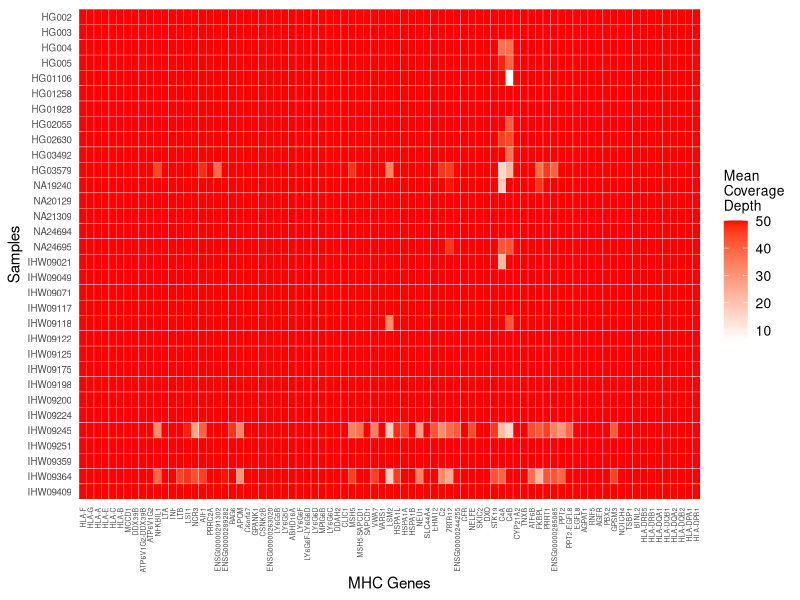
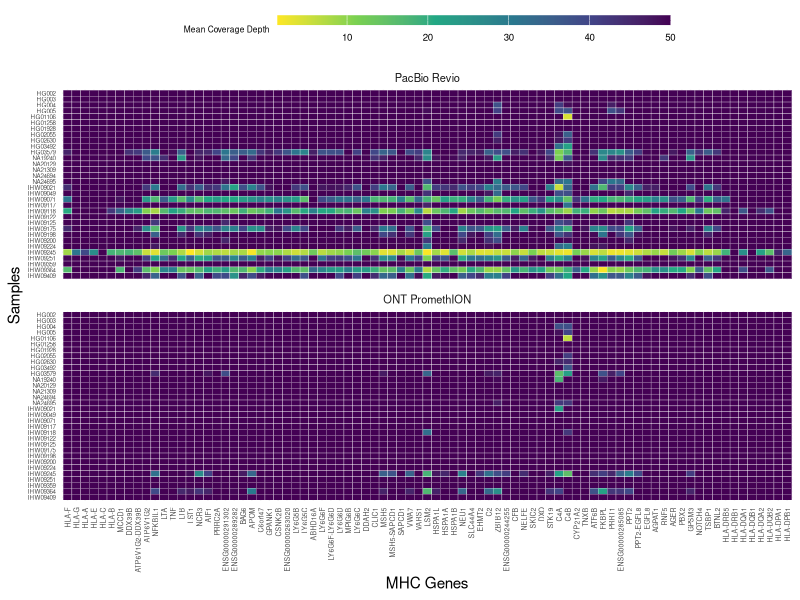
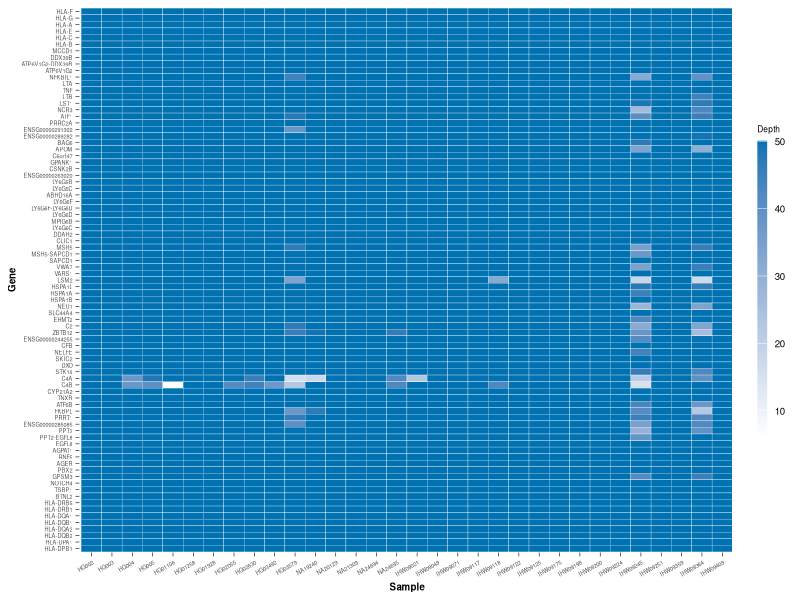
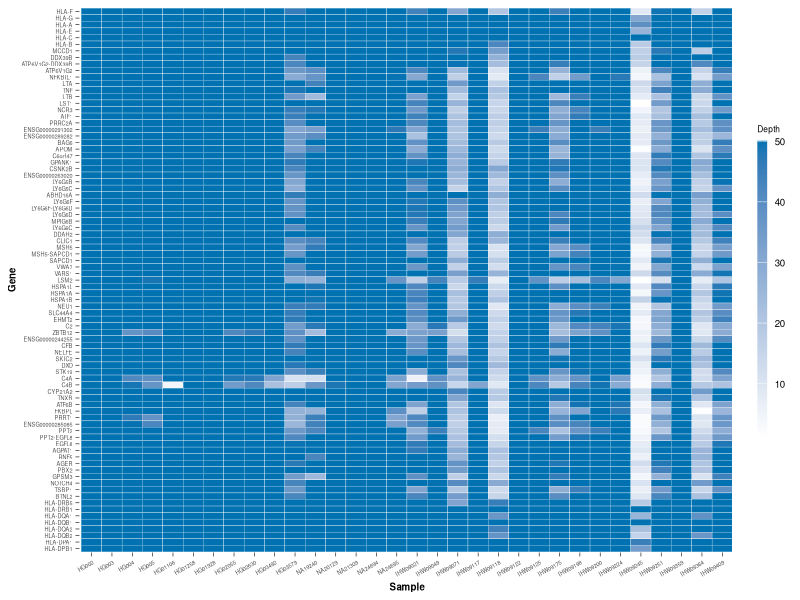
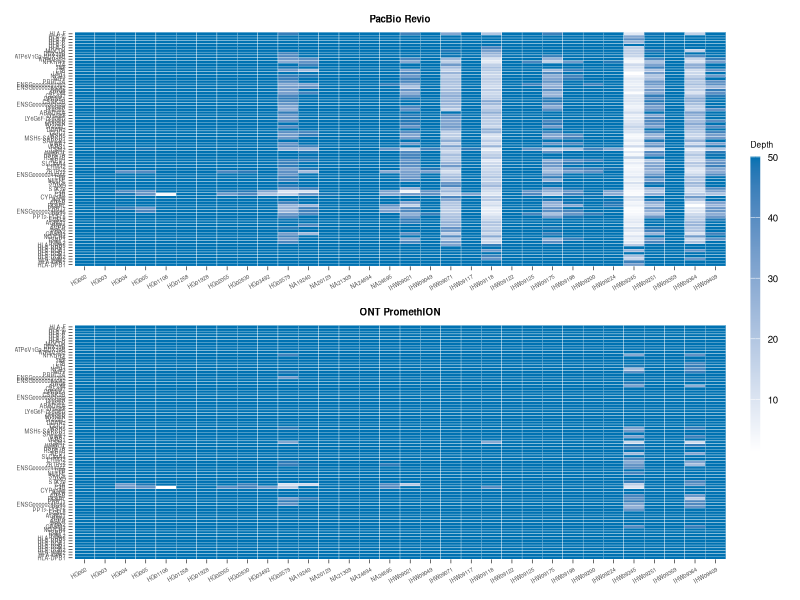
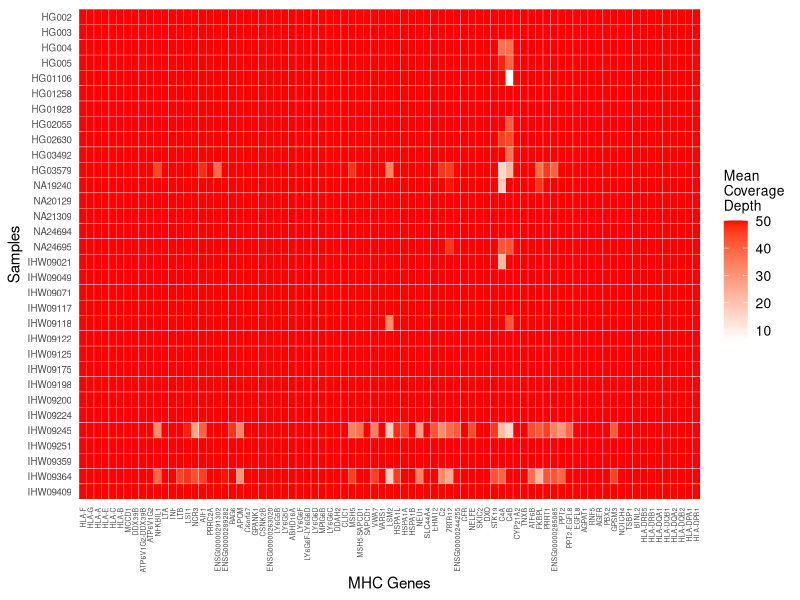
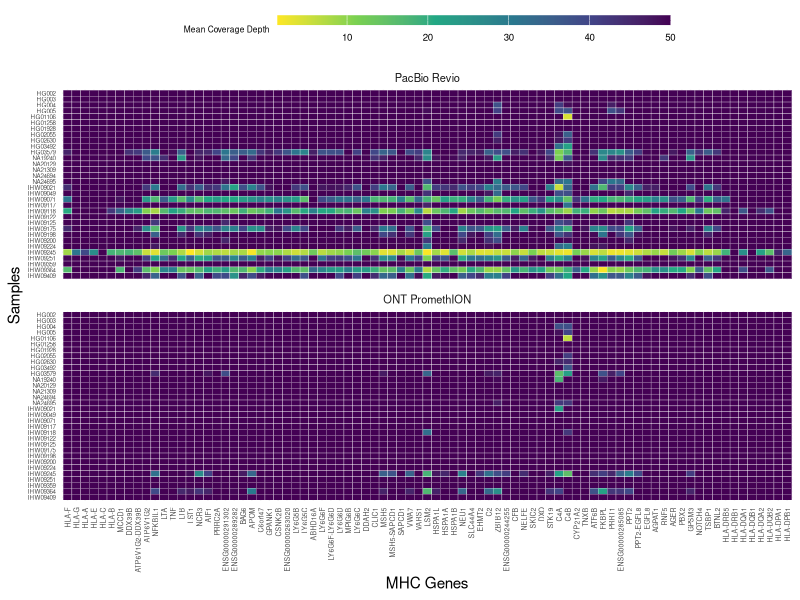
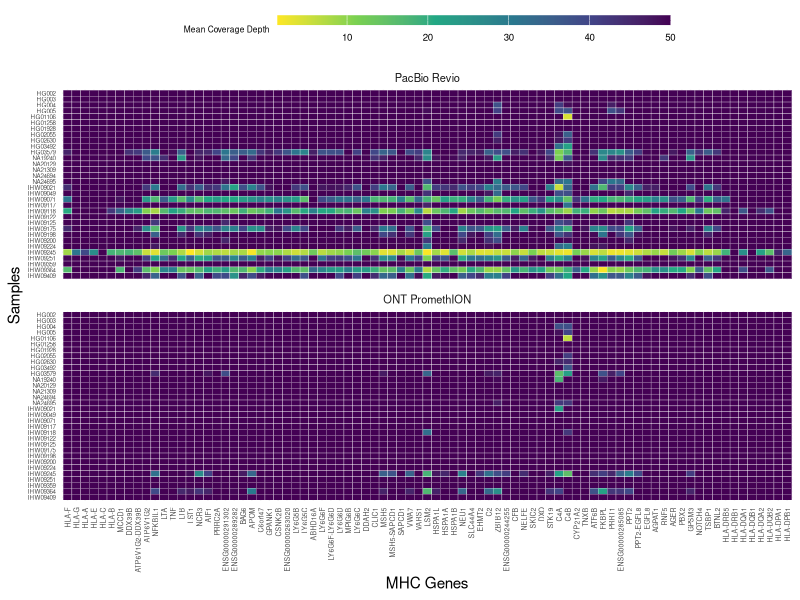

These charts were generated, in order, by the following R code:
library(tidyr)
library(ggplot2)
library(viridis)
library(patchwork)

setwd("/Users/matt/Documents/GitHub/mhc/scripts/visualizations/heat_map/")

# Read the data
#data <- read.table("pacbio_genes.txt", header = TRUE, sep = "\t", stringsAsFactors = FALSE)
#data <- read.table("revio_gene_coverage_depth.tsv", header = TRUE, sep = "\t", stringsAsFactors = FALSE)
data <- read.table("promethion_gene_coverage_depth.tsv", header = TRUE, sep = "\t", stringsAsFactors = FALSE)

# Handle duplicate gene names
rownames(data) <- make.unique(data[, 1])  # Ensure unique gene names
gene_order <- rownames(data)              # Store the original gene order
data <- data[, -1]                        # Remove the first column (gene names)

# Transpose the data so genes are columns and samples are rows
heatmap_data <- t(as.matrix(data))        # Transpose the matrix
heatmap_data[heatmap_data > 50] <- 50
sample_order <- rev(rownames(heatmap_data))  # Reverse the sample order

# Convert to a data frame for ggplot
df <- as.data.frame(heatmap_data)
df$Sample <- rownames(heatmap_data)       # Add sample names as a column

# Pivot to long format for ggplot
df_long <- pivot_longer(
  df,
  cols = -Sample,                  # All columns except "Sample"
  names_to = "Gene",               # Gene names
  values_to = "Depth"              # Depth values
)

# Ensure Samples and Genes retain their original order
df_long$Sample <- factor(df_long$Sample, levels = sample_order)  # Reverse sample order
df_long$Gene <- factor(df_long$Gene, levels = gene_order)

# Plot the heatmap with right-aligned gene labels
figure <- ggplot(df_long, aes(x = Gene, y = Sample, fill = Depth)) +
  geom_tile(color = "white") +
  scale_fill_gradient(low = "white", high = "red") +
  theme_minimal() +
  theme(
    axis.text.x = element_text(size = 5, angle = 90, hjust = 1, vjust = 0.5),  # Right-align x-axis labels
    axis.ticks.x = element_blank(),                               # Remove x-axis ticks
    axis.text.y = element_text(size = 7),                        # Adjust y-axis text size
    panel.grid = element_blank(),                                 # Remove gridlines
    legend.title = element_text(size = 10),                       # Adjust legend title size
    legend.text = element_text(size = 10)                         # Adjust legend text size
  ) +
  labs(
    x = "MHC Genes",                  # Label for x-axis
    y = "Samples",                    # Label for y-axis
    fill = "Mean\nCoverage\nDepth"    # Legend title
  ) +
  scale_x_discrete(labels = levels(df_long$Gene))  # Apply all gene labels for x-axis

figure

ggsave(filename = "new_heat_map_red.png", plot = figure, width=169, units = "mm")

#==================
library(tidyr)
library(ggplot2)
library(viridis)

setwd("/Users/matt/Documents/GitHub/mhc/scripts/visualizations/heat_map/")

revio <- read.table("revio_gene_coverage_depth.tsv", header = TRUE, sep = "\t", stringsAsFactors = FALSE)
prom <- read.table("promethion_gene_coverage_depth.tsv", header = TRUE, sep = "\t", stringsAsFactors = FALSE)

sample_order <- rev(colnames(revio)[-1])

# Helper to reshape one table
reshape_for_heatmap <- function(data, platform_name) {
  rownames(data) <- make.unique(data[, 1])
  gene_order <- rownames(data)
  data <- data[, -1]
  mat <- t(as.matrix(data))
  mat[mat > 50] <- 50
  df <- as.data.frame(mat)
  df$Sample <- rownames(mat)
  df_long <- pivot_longer(df, cols = -Sample, names_to = "Gene", values_to = "Depth")
  df_long$Platform <- platform_name
  df_long$Depth <- as.numeric(df_long$Depth)
  df_long$Sample <- factor(df_long$Sample, levels = sample_order)  # Preserve order here
  df_long$Gene <- factor(df_long$Gene, levels = gene_order)        # (Optional) gene order too
  df_long
}

# Combine into one long dataframe
df_long <- rbind(
  reshape_for_heatmap(revio, "Revio"),
  reshape_for_heatmap(prom, "PromethION")
)

df_long$Platform <- factor(df_long$Platform, levels = c("Revio", "PromethION"))

# Plot
figure2 <- ggplot(df_long, aes(x = Gene, y = Sample, fill = Depth)) +
  geom_tile(color = "white") +
  scale_fill_viridis_c(option = "viridis", direction = -1) +
  theme_minimal() +
  facet_wrap(~ Platform, ncol = 1, labeller = as_labeller(c(Revio = "PacBio Revio", PromethION = "ONT PromethION"))) +
  theme(
    axis.text.x = element_text(size = 5, angle = 90, hjust = 1, vjust = 0.5),
    axis.text.y = element_text(size = 4.5),
    strip.text = element_text(size = 8),
    legend.title = element_text(size = 6),
    legend.text = element_text(size = 7),
    legend.key.height = unit(0.25, "cm"),
    legend.key.width = unit(2, "cm"),
    legend.position = "top"
  ) +
  labs(
    x = "MHC Genes",
    y = "Samples",
    fill = "Mean Coverage Depth"
  )

figure2

ggsave(filename = "combined_heat_map.png", plot = figure2)
ggsave(filename = "combined_heat_map.pdf", plot = figure2)

#==============================================================================
library(tidyr)
library(ggplot2)
library(viridis)

setwd("/Users/matt/Documents/GitHub/mhc/scripts/visualizations/heat_map/")

# Load data
revio <- read.table("revio_gene_coverage_depth.tsv", header = TRUE, sep = "\t", stringsAsFactors = FALSE)
prom <- read.table("promethion_gene_coverage_depth.tsv", header = TRUE, sep = "\t", stringsAsFactors = FALSE)

# Define desired sample order (reverse of column names, excluding first column)
sample_order <- colnames(revio)[-1]

# Helper to reshape one table
reshape_for_heatmap <- function(data, platform_name, sample_order) {
  gene_names <- make.unique(data[[1]])  # ensure unique gene names
  rownames(data) <- gene_names
  gene_order <- rev(gene_names)
  data <- data[, -1]
  mat <- t(as.matrix(data))
  mat[mat > 50] <- 50
  df <- as.data.frame(mat)
  df$Sample <- rownames(mat)
  df_long <- pivot_longer(df, cols = -Sample, names_to = "Gene", values_to = "Depth")
  df_long$Platform <- platform_name
  df_long$Depth <- as.numeric(df_long$Depth)
  df_long$Sample <- factor(df_long$Sample, levels = sample_order)  # enforce x-axis order
  df_long$Gene <- factor(df_long$Gene, levels = gene_order)        # enforce y-axis order
  df_long
}

# Reshape each dataset
revio_long <- reshape_for_heatmap(revio, "Revio", sample_order)
prom_long <- reshape_for_heatmap(prom, "PromethION", sample_order)

# Plot for Revio
plot_revio <- ggplot(revio_long, aes(x = Sample, y = Gene, fill = Depth)) +
  geom_tile(color = "white") + theme(panel.background = element_rect(fill = "white")) + 
  scale_fill_gradient(low = "white", high = "#0072B2") +
  theme_minimal() +
  theme(
    axis.text.x = element_text(size = 4, angle = 30, hjust = 1, vjust = 1),
    axis.text.y = element_text(size = 4),
    axis.title.x = element_text(size = 7, face = "bold"),
    axis.title.y = element_text(size = 7, face = "bold"),
    
    # 🔧 Make actual ticks visible and same for both axes
    axis.ticks = element_line(color = "black", size = 0.2),
    axis.ticks.length = unit(0.1, "cm"),
    
    # Optional: remove gridlines if redundant
    panel.grid = element_blank(),
    
    # Legend
    legend.title = element_text(size = 6),
    legend.text = element_text(size = 7),
    legend.key.height = unit(1.5, "cm"),
    legend.key.width = unit(0.25, "cm"),
    legend.position = "right"
  )

# Plot for PromethION
plot_prom <- ggplot(prom_long, aes(x = Sample, y = Gene, fill = Depth)) +
  geom_tile(color = "white") + theme(panel.background = element_rect(fill = "white")) + 
  scale_fill_gradient(low = "white", high = "#0072B2") + 
  theme_minimal() +
  theme(
    axis.text.x = element_text(size = 4, angle = 30, hjust = 1, vjust = 1),
    axis.text.y = element_text(size = 4),
    axis.title.x = element_text(size = 7, face = "bold"),
    axis.title.y = element_text(size = 7, face = "bold"),
    
    # 🔧 Make actual ticks visible and same for both axes
    axis.ticks = element_line(color = "black", size = 0.2),
    axis.ticks.length = unit(0.1, "cm"),
    
    # Optional: remove gridlines if redundant
    panel.grid = element_blank(),
    
    # Legend
    legend.title = element_text(size = 6),
    legend.text = element_text(size = 7),
    legend.key.height = unit(1.5, "cm"),
    legend.key.width = unit(0.25, "cm"),
    legend.position = "right"
  )


# Display both plots
plot_prom
plot_revio

#ggsave(filename = "revio_heat_map.pdf", plot = plot_revio)
ggsave(filename = "promethion_heat_map.pdf", plot = plot_prom)
#ggsave(filename = "revio_heat_map.png", plot = plot_revio)
#ggsave(filename = "promethion_heat_map.png", plot = plot_prom)

#==============================================================================
library(patchwork)

# Strip axis titles and legends from subplots
plot_revio_clean <- plot_revio +
  ggtitle("PacBio Revio") +
  theme(
    axis.title.x = element_blank(),
    axis.title.y = element_blank(),
    legend.position = "none"
  )

plot_prom_clean <- plot_prom +
  ggtitle("ONT PromethION") +
  theme(
    axis.title.x = element_blank(),
    axis.title.y = element_blank(),
    legend.position = "none"
  )

# Stack plots with shared legend
combined_plot <- (plot_revio_clean / plot_prom_clean) +
  plot_layout(guides = "collect", heights = c(1, 1)) &
  theme(
    legend.position = "right",
    legend.title = element_text(size = 6),
    legend.text = element_text(size = 7),
    legend.key.height = unit(1.5, "cm"),
    legend.key.width = unit(0.25, "cm"),
    plot.title = element_text(size = 7, face = "bold", hjust = 0.5)
  )

# Add global axis titles using patchwork annotation
final_plot <- combined_plot +
  plot_annotation(
    title = NULL,
    theme = theme(
      plot.margin = margin(5, 5, 5, 5),
      axis.title.x = element_text(size = 7, face = "bold", hjust = 0.5),
      axis.title.y = element_text(size = 7, face = "bold", angle = 90, hjust = 0.5)
    )
  ) &
  labs(x = "Samples", y = "MHC Genes")

final_plot

# Save
ggsave("combined_heat_map.pdf", final_plot, width = 6.5, height = 9, units = "in")
ggsave("combined_heat_map.png", final_plot, width = 6.5, height = 9, units = "in", dpi = 300)
